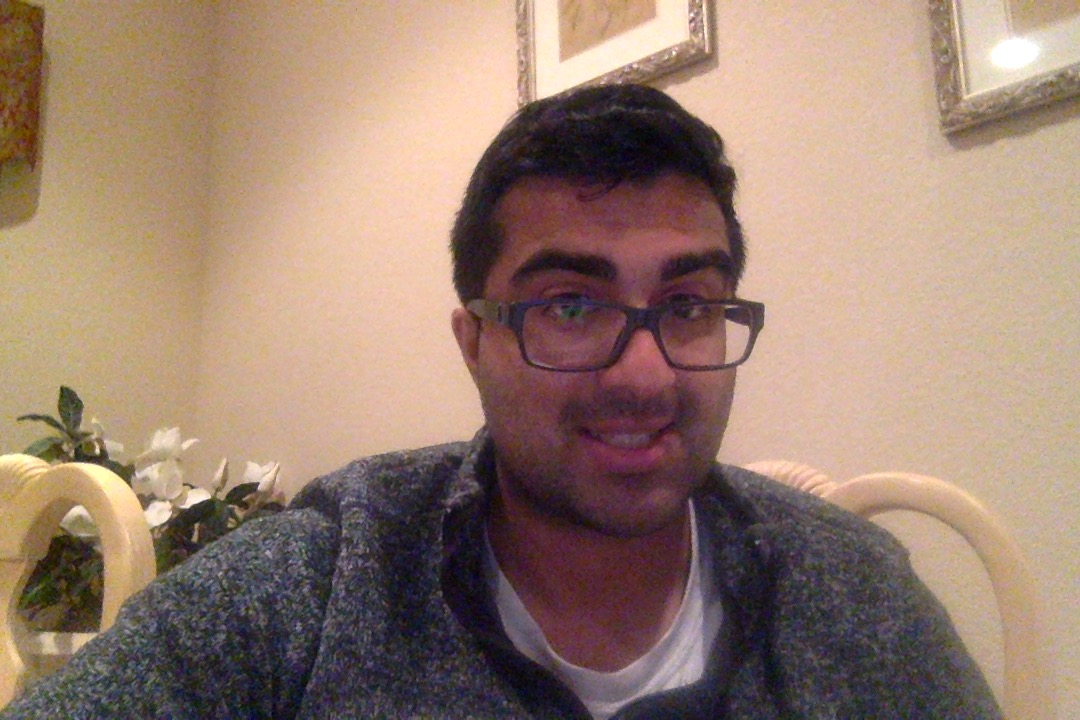
#> input picture Emotion_Tony_Test.jpg, 1080 x 720 px, given in place of the camera
$ python detect_smile.py
#> lines starting #> are read from the running program, lines starting #| are printed output that depends on the picture; after the words box and inside, x2 and y2 are one past the last pixel; in counts of white or black regions, pixels touching at a corner belong together
import cv2
from _datetime import datetime

face_classifier = cv2.CascadeClassifier('/Users/ccd/PycharmProjects/ComputerVision3/haarcascades/haarcascade_frontalface_default.xml')
smile_classifier = cv2.CascadeClassifier('/Users/ccd/PycharmProjects/ComputerVision3/haarcascades/haarcascade_smile.xml')

times = []
smile_ratios = []
cap = cv2.VideoCapture(0)

while 1:
    ret, img = cap.read()
#> img is the input picture: shape (720, 1080, 3); mean B, G, R 112.3, 127.3, 152.7
    gray = cv2.cvtColor(img, cv2.COLOR_BGR2GRAY)
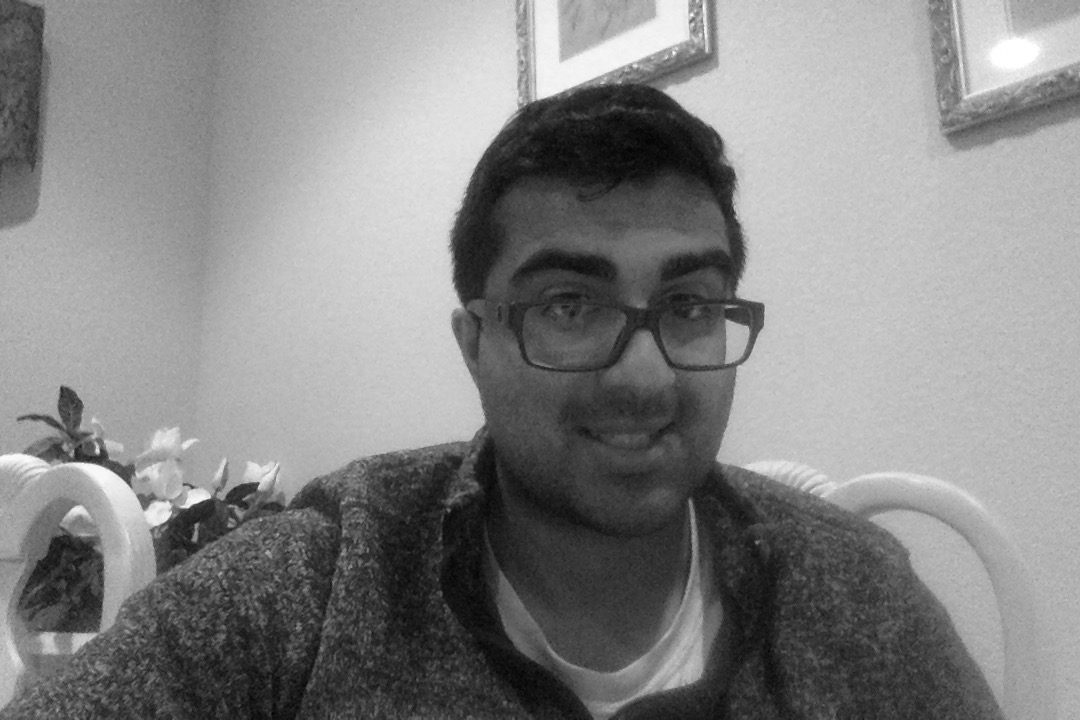
#> gray: shape (720, 1080); min 2, max 255, mean 133.2
    gray = cv2.GaussianBlur(gray, (21, 21), 0)
    faces = face_classifier.detectMultiScale(gray, 1.3, 5)
#> faces = [[447, 159, 351, 351]]
    for (x, y, w, h) in faces:
        cv2.rectangle(img, (x, y), (x + w, y + h), (255, 0, 0), 1)
        roi_gray = gray[y:y + h, x:x + w]
        roi_img = img[y:y + h, x:x + w]
        smile = smile_classifier.detectMultiScale(roi_gray, scaleFactor=1.2,
                                                  minNeighbors=22,
                                                  minSize=(25, 25))
        for (sx, sy, sw, sh) in smile:
            cv2.rectangle(roi_img, (sx, sy), (sx + sw, sy + sh), (0, 255, 0), 1)
            sm_ratio = str(round(sw / sx, 3))
            font = cv2.FONT_HERSHEY_SIMPLEX
            cv2.putText(img, 'Smile meter : ' + sm_ratio, (10, 50), font, 1, (200, 255, 155), 2, cv2.LINE_AA)
            if float(sm_ratio) > 1.8:
                smile_ratios.append(float(sm_ratio))
                times.append(datetime.now())
#> this loop made 1 pass
#> (x, y, w, h, smile) on pass 1: (447, 159, 351, 351, [[45, 145, 168, 84]])
#> pass 1, `roi_gray = gray[y:y + h, x:x + w]`:
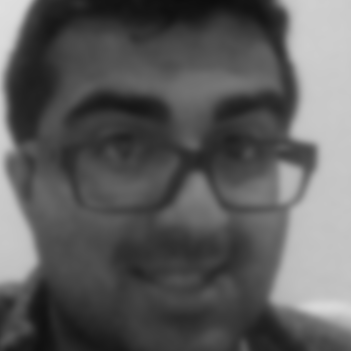
#> roi_gray: shape (351, 351); min 13, max 223, mean 92.2
#> pass 1, `roi_img = img[y:y + h, x:x + w]`:
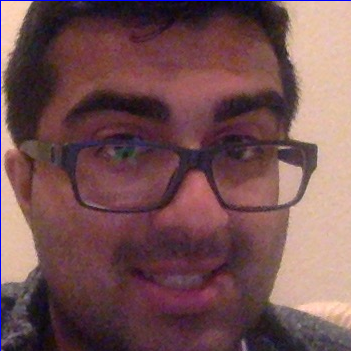
#> roi_img: shape (351, 351, 3); mean B, G, R 82.5, 80.6, 116.5
#> after the loop:
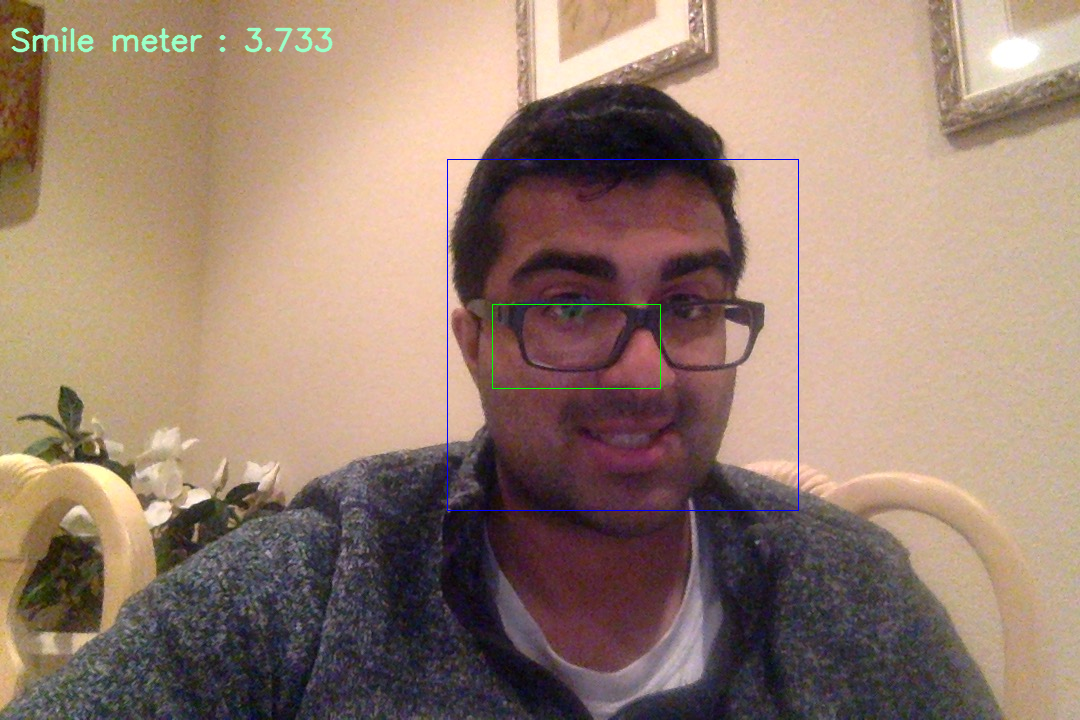
#> img: shape (720, 1080, 3); 0.65% of pixels changed, all inside (x1, y1, x2, y2) = (11, 27, 799, 511)
#> after the loop:
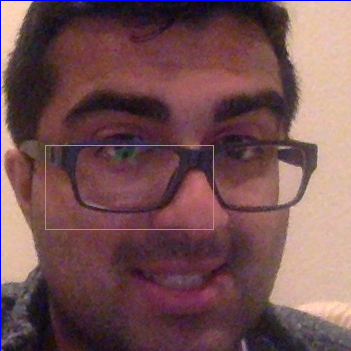
#> roi_img: shape (351, 351, 3); 0.41% of pixels changed, all inside (x1, y1, x2, y2) = (45, 145, 214, 230)
#> after the loop, smile_ratios = [3.73]; times = 1 item
    cv2.imshow('Smile Detector', img)
    # Quit program
    key = cv2.waitKey(1)
#> (key q is pressed here)
    if key == ord('q'):
        break

cap.release()
cv2.destroyAllWindows()
